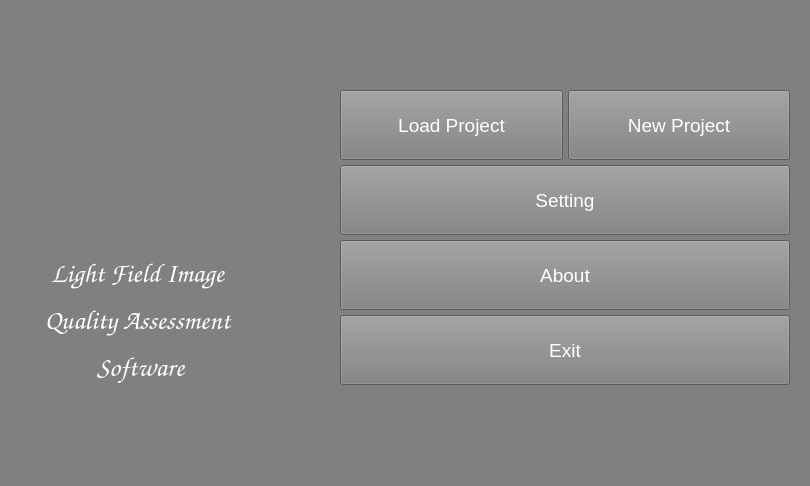
<?xml version="1.0" encoding="UTF-8"?>
<ui version="4.0">
 <class>ProjectOpen</class>
 <widget class="QWidget" name="ProjectOpen">
  <property name="geometry">
   <rect>
    <x>0</x>
    <y>0</y>
    <width>810</width>
    <height>486</height>
   </rect>
  </property>
  <property name="windowTitle">
   <string>IMCL Light Field imag Quality Assessment Software</string>
  </property>
  <property name="windowOpacity">
   <double>0.900000000000000</double>
  </property>
  <property name="styleSheet">
   <string notr="true">background: gray;
color: rgb(255, 255, 255);</string>
  </property>
  <property name="locale">
   <locale language="Chinese" country="China"/>
  </property>
  <widget class="QLabel" name="logo_label">
   <property name="geometry">
    <rect>
     <x>60</x>
     <y>90</y>
     <width>151</width>
     <height>151</height>
    </rect>
   </property>
   <property name="text">
    <string/>
   </property>
   <property name="pixmap">
    <pixmap resource="UI_res.qrc">:/logo/imcl_logo</pixmap>
   </property>
   <property name="scaledContents">
    <bool>true</bool>
   </property>
  </widget>
  <widget class="QLabel" name="text_label">
   <property name="geometry">
    <rect>
     <x>20</x>
     <y>250</y>
     <width>241</width>
     <height>141</height>
    </rect>
   </property>
   <property name="font">
    <font>
     <family>Z003</family>
     <pointsize>20</pointsize>
     <italic>true</italic>
    </font>
   </property>
   <property name="text">
    <string>&lt;html&gt;&lt;head/&gt;&lt;body&gt;&lt;p align=&quot;center&quot;&gt;Light Field Image &lt;/p&gt;&lt;p align=&quot;center&quot;&gt;Quality Assessment &lt;/p&gt;&lt;p align=&quot;center&quot;&gt;Software&lt;/p&gt;&lt;/body&gt;&lt;/html&gt;</string>
   </property>
  </widget>
  <widget class="QWidget" name="verticalLayoutWidget">
   <property name="geometry">
    <rect>
     <x>340</x>
     <y>90</y>
     <width>450</width>
     <height>299</height>
    </rect>
   </property>
   <layout class="QVBoxLayout" name="verticalLayout">
    <property name="spacing">
     <number>5</number>
    </property>
    <item>
     <layout class="QHBoxLayout" name="horizontalLayout">
      <item>
       <widget class="QPushButton" name="button_load_project">
        <property name="minimumSize">
         <size>
          <width>220</width>
          <height>70</height>
         </size>
        </property>
        <property name="font">
         <font>
          <pointsize>14</pointsize>
         </font>
        </property>
        <property name="text">
         <string>Load Project</string>
        </property>
       </widget>
      </item>
      <item>
       <widget class="QPushButton" name="button_new_project">
        <property name="minimumSize">
         <size>
          <width>220</width>
          <height>70</height>
         </size>
        </property>
        <property name="font">
         <font>
          <pointsize>14</pointsize>
         </font>
        </property>
        <property name="text">
         <string>New Project</string>
        </property>
       </widget>
      </item>
     </layout>
    </item>
    <item>
     <widget class="QPushButton" name="button_setting">
      <property name="minimumSize">
       <size>
        <width>220</width>
        <height>70</height>
       </size>
      </property>
      <property name="font">
       <font>
        <pointsize>14</pointsize>
       </font>
      </property>
      <property name="text">
       <string>Setting</string>
      </property>
     </widget>
    </item>
    <item>
     <widget class="QPushButton" name="button_about">
      <property name="minimumSize">
       <size>
        <width>220</width>
        <height>70</height>
       </size>
      </property>
      <property name="font">
       <font>
        <pointsize>14</pointsize>
       </font>
      </property>
      <property name="text">
       <string>About</string>
      </property>
     </widget>
    </item>
    <item>
     <widget class="QPushButton" name="button_exit">
      <property name="minimumSize">
       <size>
        <width>220</width>
        <height>70</height>
       </size>
      </property>
      <property name="font">
       <font>
        <pointsize>14</pointsize>
       </font>
      </property>
      <property name="text">
       <string>Exit</string>
      </property>
     </widget>
    </item>
   </layout>
  </widget>
 </widget>
 <resources>
  <include location="UI_res.qrc"/>
 </resources>
 <connections/>
</ui>
